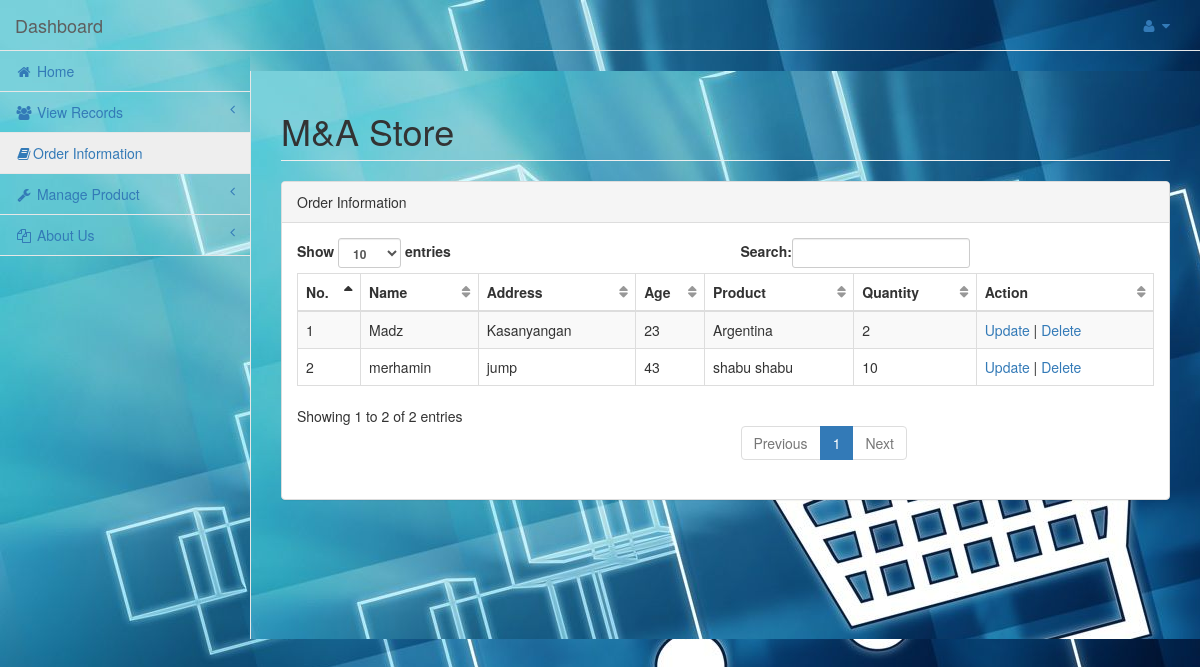
The page /admin/order_info.php on the database its author committed.
### tables this page shows
CREATE TABLE `order_tbl` (
  `user_id` int(11) NOT NULL,
  `name` varchar(100) NOT NULL,
  `address` varchar(100) NOT NULL,
  `age` int(11) NOT NULL,
  `product` varchar(100) NOT NULL,
  `quantity` int(11) NOT NULL
);

### admin/order_info.php (the view, shortened to what this page needs)
<!DOCTYPE html>
<html lang="en">
<?php
include 'connect.php';
?>
<head>
    <link href="../vendor/bootstrap/css/bootstrap.min.css" rel="stylesheet">
    <link href="../vendor/metisMenu/metisMenu.min.css" rel="stylesheet">
    <link href="../dist/css/sb-admin-2.css" rel="stylesheet">
    <link href="../vendor/morrisjs/morris.css" rel="stylesheet">
    <link href="../vendor/font-awesome/css/font-awesome.min.css" rel="stylesheet" type="text/css">
</head>
<body style="background-image: url('images/shops.jpg')">
    <div id="wrapper">
        <nav class="navbar navbar-default navbar-static-top" role="navigation" style="background-image: url('images/shops.jpg')">
            <div class="navbar-header">
                <a class="navbar-brand" href="home.php">Dashboard</a>
            </div>
            <ul class="nav navbar-top-links navbar-right">
                <li class="dropdown">
                    <a class="dropdown-toggle" data-toggle="dropdown" href="#">
                        <i class="fa fa-user fa-fw"></i> <i class="fa fa-caret-down"></i>
                    </a>
                </li>
            </ul>
            <?php
            include 'dashboard.php';
            ?>
                </div>
            </div>
        <div id="page-wrapper" style="background-image: url('images/shops.jpg')">
            <div class="row">
                <div class="col-lg-12">
                    <h1 class="page-header">M&A Store</h1>
                </div>
            </div>
            <div class="row">
                <div class="col-lg-12">
                    <div class="panel panel-default">
                        <div class="panel-heading">
                            Order Information
                        </div>
                        <div class="panel-body">
                            <table width="100%" class="table table-striped table-bordered table-hover" id="dataTables-example">
                                <thead>
                                    <tr>
                                        <th>No.</th>
                                        <th>Name</th>
                                        <th>Address</th>
                                        <th>Age</th>
                                        <th>Product</th>
                                        <th>Quantity</th>
                                        <th>Action</th>
                                    </tr>
                                </thead>
                                <?php
		                    $count = 1;
		                if (isset($_POST['btnsearch'])){
			            $search = $_POST['search'];
			            $data = "SELECT * FROM order_tbl WHERE name like '%".$search."%' ";
		                 }else{
			            $data = "SELECT * FROM order_tbl";
		                }
		                $rows = mysqli_query($conn,$data);
		                while ($rs = mysqli_fetch_array($rows)){
		                ?>
		                <tr>
			            <td><?php echo $count; ?></td>
			            <td><?php echo $rs['name']?></td>
			            <td><?php echo $rs['address']?></td>
			            <td><?php echo $rs['age']?></td>
			            <td><?php echo $rs['product']?></td>
			            <td><?php echo $rs['quantity']?></td>
			            <td><a href="update_order.php?update=<?php echo $rs['user_id']; ?>">Update</a> | <a href="order_info.php?x=<?php echo $rs['user_id'];?>">Delete</a></td>
		                </tr>
		                <?php $count++; }?>
                            </table>
                    </div>
                </div>
            </div>
    </div>
</body>
</html>

### rows shown on the page
order_tbl: name "Madz", address "Kasanyangan", age "23", product "Argentina", quantity "2"
order_tbl: name "merhamin", address "jump", age "43", product "shabu shabu", quantity "10"
